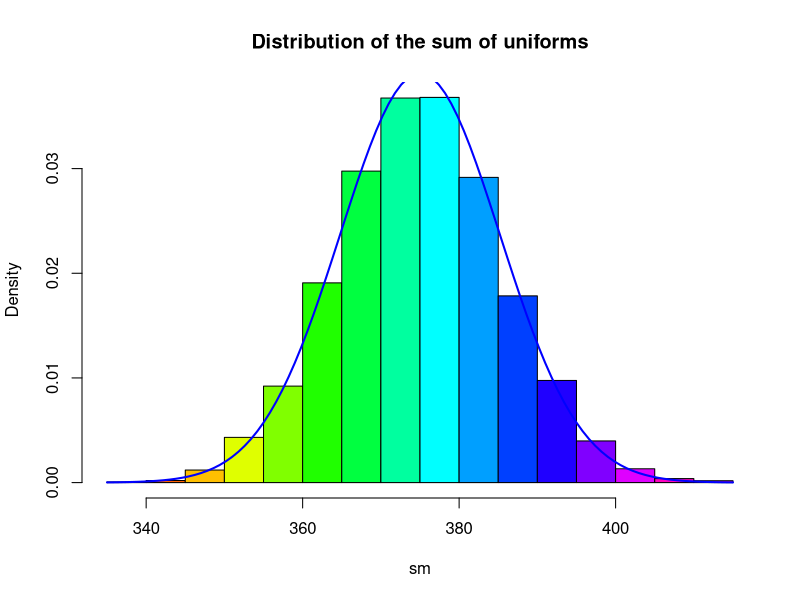
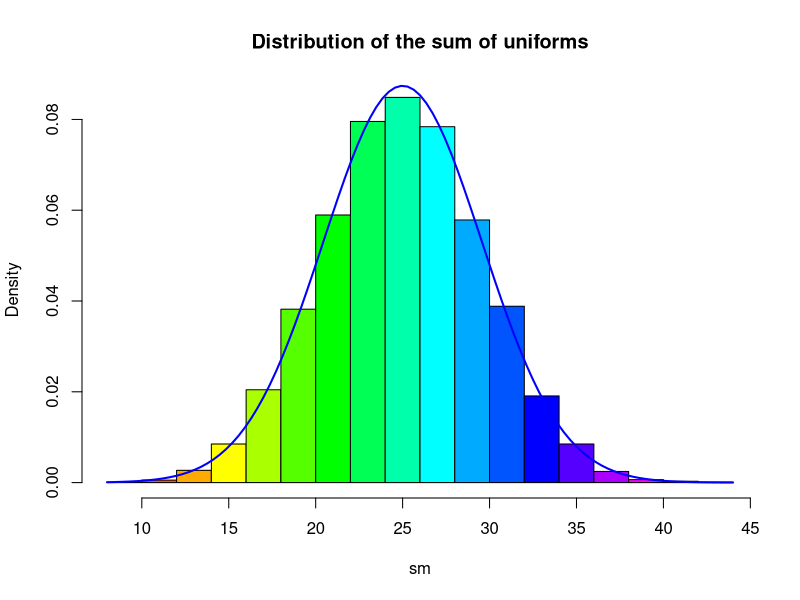
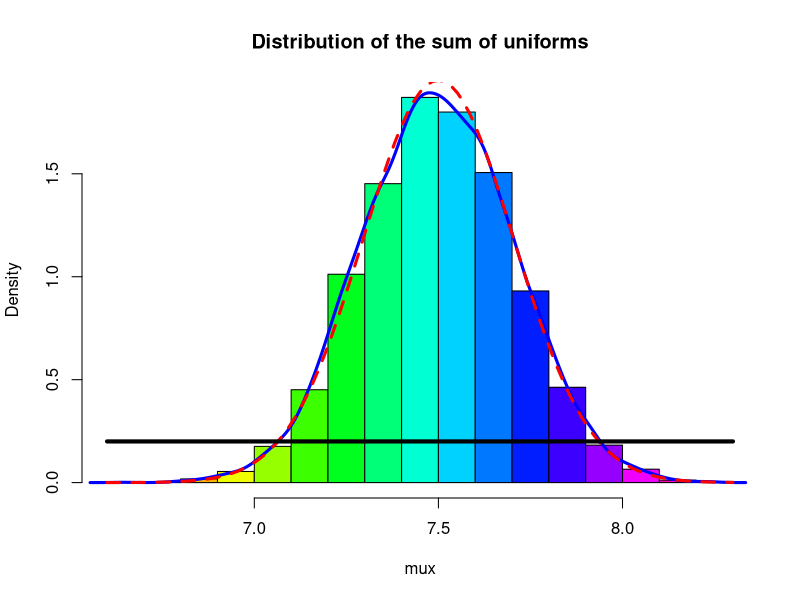
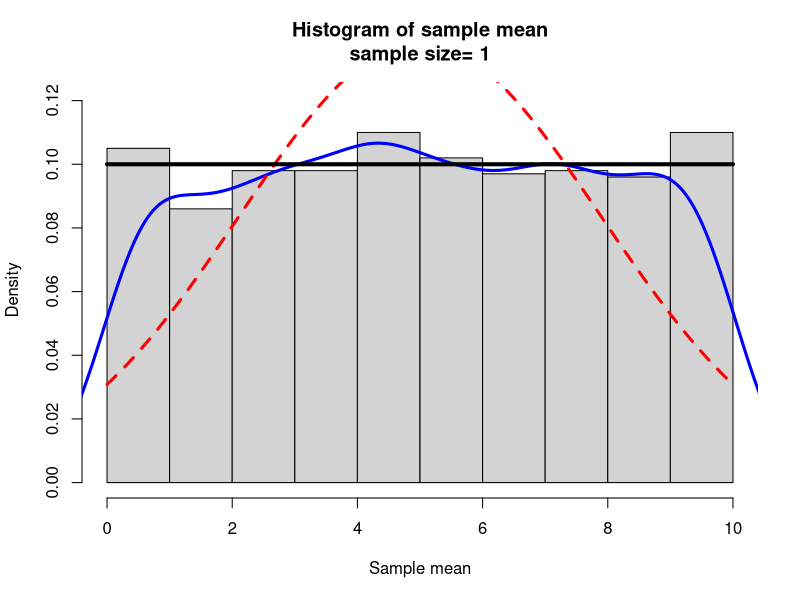
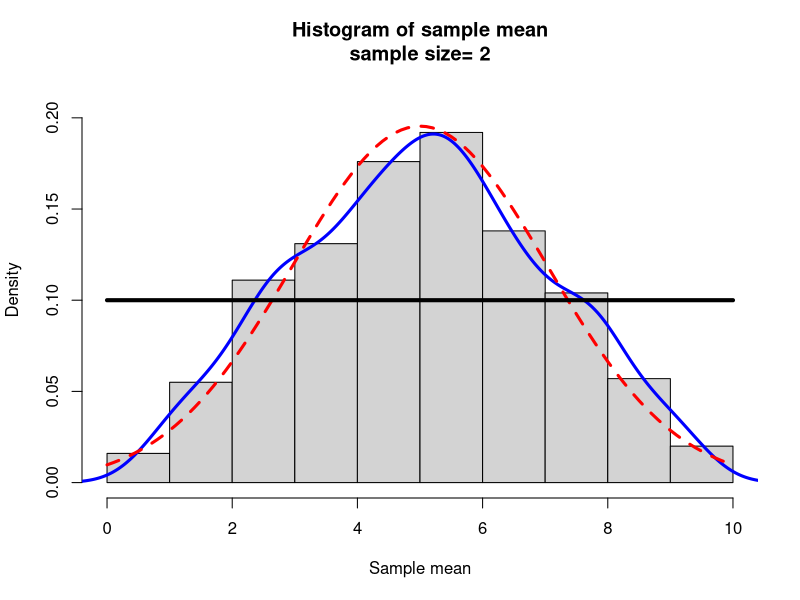
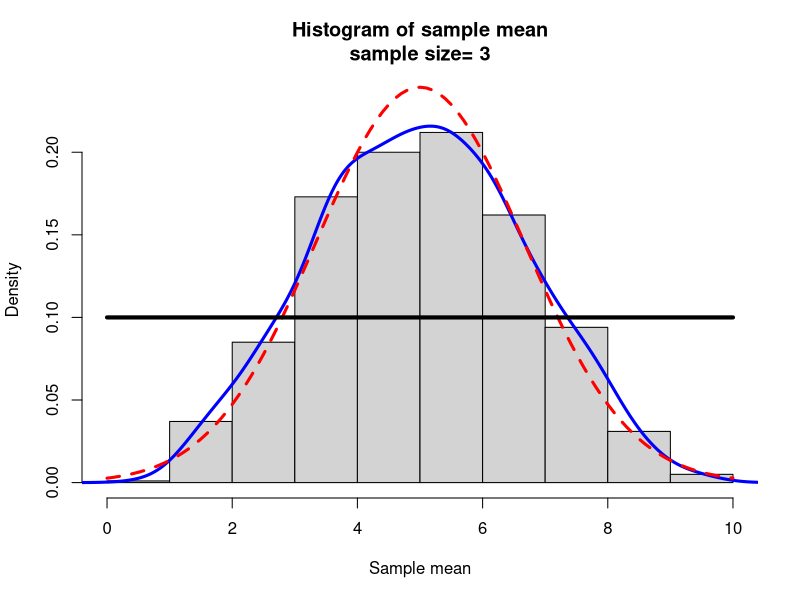
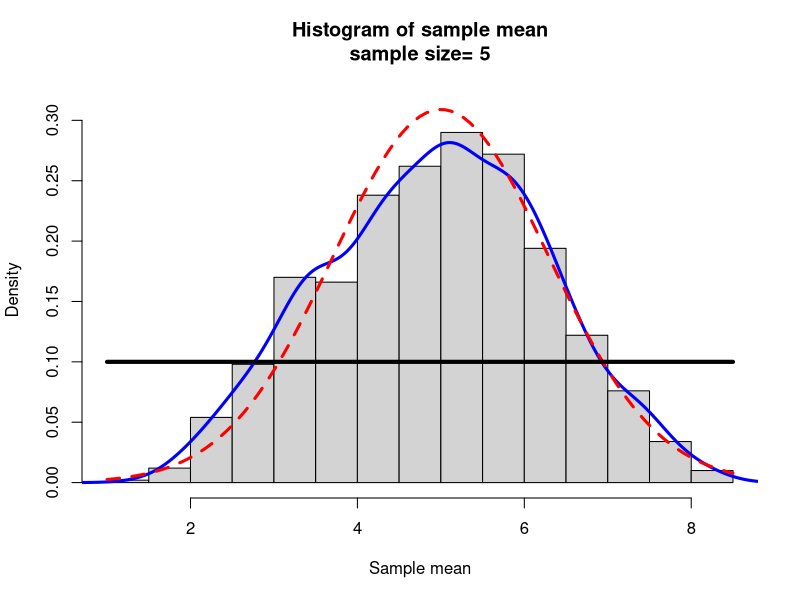
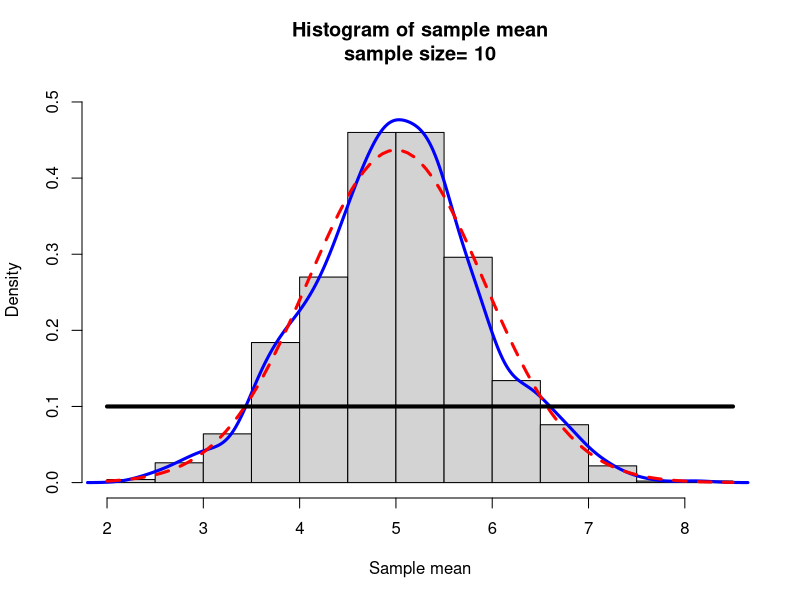

Generate these figures, in order, with R:
## ---- chunk 1
knitr::opts_chunk$set(echo = TRUE)
## ---- chunk 2
getwd()
## ---- chunk 3
unif = runif(10,0,5)
unif
## ---- chunk 4
# mean and variance
mean = (0+5)/2
mean
# Variance
var = (5-0)^2/12
var
## ---- chunk 5
# mean/ variance of sample
mus = mean(unif)
mus
vars = (sd(unif))^2 #variance
vars
## ---- chunk 6
# For the sum T
sT_mean = 10*mean 
sT_mean
## ---- chunk 7
sT_var = 10*var
sT_var
## ---- chunk 8
# for the mean Y
muY_mean = mean
muY_mean
## ---- chunk 9
# for the variance Y
varY_mean = var/10
varY_mean
## ---- chunk 10
myclt=function(n,iter,a=0,b=5){
y=runif(n*iter,a,b)
data=matrix(y,nr=n,nc=iter,byrow=TRUE)
sm=apply(data,2,sum)
h=hist(sm,plot=FALSE)
hist(sm,col=rainbow(length(h$mids)),freq=FALSE,main="Distribution of the sum of uniforms")
curve(dnorm(x,mean=n*(a+b)/2,sd=sqrt(n*(b-a)^2/12)),add=TRUE,lwd=2,col="Blue")
sm
}
w=myclt(n=50,iter=10000,a=5,b=10)
## ---- chunk 11
w=myclt(n=10,iter=10000) 
# sample estimates mean
mu_w = mean(w)
mu_w  
#variance
var_w = var(w)
var_w
## ---- chunk 12
mycltm=function(n,iter,a=0,b=5){
y=runif(n*iter,a,b)
data=matrix(y,nr=n,nc=iter,byrow=TRUE)
mux=apply(data,2,mean)
h=hist(mux,plot=FALSE)
hist(mux,col=rainbow(length(h$mids)),freq=FALSE,main="Distribution of the sum of uniforms")
lines(density(mux),col="Blue",lwd=3) # add a density plot
  curve(dnorm(x,mean=(a+b)/2,sd=(b-a)/(sqrt(12*n))),add=TRUE,col="Red",lty=2,lwd=3) # add a theoretical curve
  curve(dunif(x,a,b),add=TRUE,lwd=4)
mux
}
w=mycltm(n=50,iter=10000,a=5,b=10)
## ---- chunk 13
# sample estimates
mu_w = mean(w)
mu_w  
var_w = var(w)
var_w
## ---- chunk 14
### CLT uniform 
## my Central Limit Function
## Notice that I have assigned default values which can be changed when the function is called
mycltu=function(n,iter,a=0,b=10){
  ## r-random sample from the uniform
  y=runif(n*iter,a,b)
  ## Place these numbers into a matrix
  ## The columns will correspond to the iteration and the rows will equal the sample size n
  data=matrix(y,nr=n,nc=iter,byrow=TRUE)
  ## apply the function mean to the columns (2) of the matrix
  ## these are placed in a vector w
  w=apply(data,2,mean)
  ## We will make a histogram of the values in w
  ## How high should we make y axis?
  ## All the values used to make a histogram are placed in param (nothing is plotted yet)
  param=hist(w,plot=FALSE)
  ## Since the histogram will be a density plot we will find the max density
  
  ymax=max(param$density)
  ## To be on the safe side we will add 10% more to this
  ymax=1.1*ymax
  ## Now we can make the histogram
  hist(w,freq=FALSE,  ylim=c(0,ymax), main=paste("Histogram of sample mean",
                                                 "\n", "sample size= ",n,sep=""),xlab="Sample mean")
  ## add a density curve made from the sample distribution
  lines(density(w),col="Blue",lwd=3) # add a density plot
  ## Add a theoretical normal curve 
  curve(dnorm(x,mean=(a+b)/2,sd=(b-a)/(sqrt(12*n))),add=TRUE,col="Red",lty=2,lwd=3) # add a theoretical curve
  ## Add the density from which the samples were taken
  curve(dunif(x,a,b),add=TRUE,lwd=4)
}
## ---- chunk 15
# n=1, iter=10000, a=0,b=10
mycltu(n = 1, iter =1000, a = 0, b = 10)
# n=2, iter=10000, a=0,b=10
mycltu(n =2, iter =1000, a = 0, b = 10)
#	n=3,iter=10000,a=0,b=10
mycltu(n = 3, iter =1000, a = 0, b = 10)
#	n=5,iter=10000,a=0,b=10
mycltu(n = 5, iter =1000, a = 0, b = 10)
#	n=10, iter=10000,a=0,b=10
mycltu(n =10, iter =1000, a = 0, b = 10)
#n=30,iter=10000,a=0,b=10
mycltu(n =30, iter =1000, a = 0, b = 10)
## ---- chunk 16
mycltb=function(n,iter,p=0.5,...){
  
  ## r-random sample from the Binomial
  y=rbinom(n*iter,size=n,prob=p)
  ## Place these numbers into a matrix
  ## The columns will correspond to the iteration and the rows will equal the sample size n
  data=matrix(y,nr=n,nc=iter,byrow=TRUE)
  ## apply the function mean to the columns (2) of the matrix
  ## these are placed in a vector w
  w=apply(data,2,mean)
  ## We will make a histogram of the values in w
  ## How high should we make y axis?
  ## All the values used to make a histogram are placed in param (nothing is plotted yet)
  param=hist(w,plot=FALSE)
  ## Since the histogram will be a density plot we will find the max density
  
  ymax=max(param$density)
  ## To be on the safe side we will add 10% more to this
  ymax=1.1*ymax
  
  ## Now we can make the histogram
  ## freq=FALSE means take a density
  hist(w,freq=FALSE,  ylim=c(0,ymax),
       main=paste("Histogram of sample mean","\n", "sample size= ",n,sep=""),
       xlab="Sample mean",...)
  ## add a density curve made from the sample distribution
  #lines(density(w),col="Blue",lwd=3) # add a density plot
  ## Add a theoretical normal curve 
  curve(dnorm(x,mean=n*p,sd=sqrt(p*(1-p))),add=TRUE,col="Red",lty=2,lwd=3) 
  
}

#	n=4,iter=10000,p=0.3
mycltb(n=4,iter=10000,p=0.3)
#	n=5,iter=10000,p=0.3
mycltb(n=5,iter=10000,p=0.3)
#	n=10,iter=10000,p=0.3
mycltb(n=10,iter=10000,p=0.3)
#	n=20,iter=10000,p=0.3
mycltb(n=20,iter=10000,p=0.3)
## ---- chunk 17
## using p=0.7
#	n=4,iter=10000,p=0.7
mycltb(n=4,iter=10000,p=0.7)
#	n=5,iter=10000,p=0.7
mycltb(n=5,iter=10000,p=0.7)
#	n=10,iter=10000,p=0.7
mycltb(n=10,iter=10000,p=0.7)
#	n=20,iter=10000,p=0.7
mycltb(n=20,iter=10000,p=0.7)
## ---- chunk 18
## using p=0.5
#	n=4,iter=10000,p=0.5
mycltb(n=4,iter=10000,p=0.5)
#	n=5,iter=10000,p=0.7
mycltb(n=5,iter=10000,p=0.5)
#	n=10,iter=10000,p=0.7
mycltb(n=10,iter=10000,p=0.5)
#	n=20,iter=10000,p=0.7
mycltb(n=20,iter=10000,p=0.5)
## ---- chunk 19
mycltp=function(n,iter,lambda=10,...)
  {
  ## r-random sample from the Poisson
  y=rpois(n*iter,lambda=lambda)
  ## Place these numbers into a matrix
  ## The columns will correspond to the iteration and the rows will equal the sample size n
  data=matrix(y,nr=n,nc=iter,byrow=TRUE)
  ## apply the function mean to the columns (2) of the matrix
  ## these are placed in a vector w
  w=apply(data,2,mean)
  ## We will make a histogram of the values in w
  ## How high should we make y axis?
  ## All the values used to make a histogram are placed in param (nothing is plotted yet)
  param=hist(w,plot=FALSE)
  ## Since the histogram will be a density plot we will find the max density
  
  ymax=max(param$density)
  ## To be on the safe side we will add 10% more to this
  ymax=1.1*ymax
  
  ## Make a suitable layout for graphing
  layout(matrix(c(1,1,2,3),nr=2,nc=2, byrow=TRUE))
  
  ## Now we can make the histogram
  hist(w,freq=FALSE,  ylim=c(0,ymax), col=rainbow(max(w)),
       main=paste("Histogram of sample mean","\n", "sample size= ",n," iter=",iter," lambda=",lambda,sep=""),
       xlab="Sample mean",...)
  ## add a density curve made from the sample distribution
  #lines(density(w),col="Blue",lwd=3) # add a density plot
  ## Add a theoretical normal curve 
  curve(dnorm(x,mean=lambda,sd=sqrt(lambda/n)),add=TRUE,col="Red",lty=2,lwd=3) # add a theoretical curve
  
  # Now make a new plot
  # Since y is discrete we should use a barplot
  barplot(table(y)/(n*iter),col=rainbow(max(y)), main="Barplot of sampled y", ylab ="Rel. Freq",xlab="y" )
  x=0:max(y)
  plot(x,dpois(x,lambda=lambda),type="h",lwd=5,col=rainbow(max(y)),
       main="Probability function for Poisson", ylab="Probability",xlab="y")
}

# Sampling a Poisson distribution
#	 n=2, iter=10000,lambda=4
mycltp(n=2, iter =10000,lambda =4)
#n=3,iter=10000,lambda=4
mycltp(n=3, iter =10000,lambda =4)
#n=5,iter=10000,lambda=4
mycltp(n=5, iter =10000,lambda =4)
#n=10,iter=10000,lambda=4
mycltp(n=10, iter =10000,lambda =4)
#n=20,iter=10000,lambda=4
mycltp(n=20, iter =10000,lambda =4)

# for lambda =10
#	 n=2, iter=10000,lambda=10
mycltp(n=2, iter =10000,lambda =10)
#n=3,iter=10000, lambda=10
mycltp(n=3, iter =10000,lambda =10)
#n=5,iter=10000,lambda =10
mycltp(n=5, iter =10000,lambda =10)
#n=10,iter=10000,lambda=10
mycltp(n=10, iter =10000,lambda =10)
#n=20,iter=10000,lambda=10
mycltp(n=20, iter =10000,lambda =10)


mycltp(n=10,iter=10000)
## ---- chunk 20
myclts=function(n,iter,lambda=10,...){
  
  ## r-random sample from the Poisson
  y=rpois(n*iter,lambda=lambda)
  data=matrix(y,nr=n,nc=iter,byrow=TRUE)
  w=apply(data,2,sum)
  param=hist(w,plot=FALSE)
  ymax=max(param$density)
  ymax=1.1*ymax
  
  ## Make a suitable layout for graphing
  layout(matrix(c(1,1,2,3),nr=2,nc=2, byrow=TRUE))
  
  ## Now we can make the histogram
  hist(w,freq=FALSE,  ylim=c(0,ymax), col=rainbow(max(w)),
       main=paste("Histogram of sample sum","\n", "sample size= ",n," iter=",iter," lambda=",lambda,sep=""),
       xlab="Sample sum",...)
  curve(dnorm(x,mean=n*lambda,sd=sqrt(n*lambda)),add=TRUE,col="Red",lty=2,lwd=3) # add a theoretical curve
  
  barplot(table(y)/(n*iter),col=rainbow(max(y)), main="Barplot of sampled y", ylab ="Rel. Freq",xlab="y" )
  x=0:max(y)
  plot(x,dpois(x,lambda=lambda),type="h",lwd=5,col=rainbow(max(y)),
       main="Probability function for Poisson", ylab="Probability",xlab="y")
}

# Sampling a Poisson distribution
#	 n=2, iter=10000,lambda=4
myclts(n=2, iter =10000,lambda =4)
#???	n=3,iter=10000,lambda=4
myclts(n=3, iter =10000,lambda =4)
#???	n=5,iter=10000,lambda=4
myclts(n=5, iter =10000,lambda =4)
#???	n=10,iter=10000,lambda=4
myclts(n=10, iter =10000,lambda =4)
#???	n=20,iter=10000,lambda=4
myclts(n=20, iter =10000,lambda =4)

# for lambda =10
#	 n=2, iter=10000,lambda=10
myclts(n=2, iter =10000,lambda =10)
#???	n=3,iter=10000, lambda=10
myclts(n=3, iter =10000,lambda =10)
#???	n=5,iter=10000,lambda =10
myclts(n=5, iter =10000,lambda =10)
#???	n=10,iter=10000,lambda=10
myclts(n=10, iter =10000,lambda =10)
#???	n=20,iter=10000,lambda=10
myclts(n=20, iter =10000,lambda =10)
